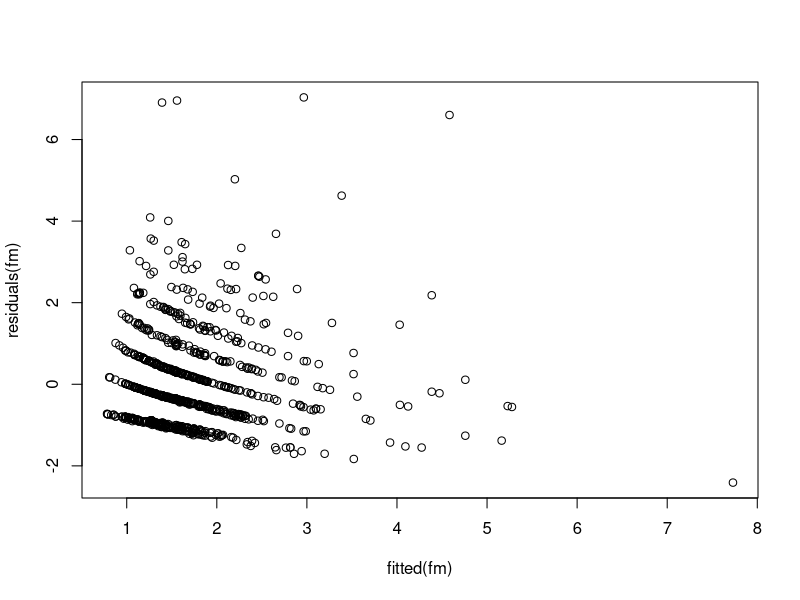

Recreate this plot in R.
library(pscl)


### Name: predict.hurdle
### Title: Methods for hurdle Objects
### Aliases: predict.hurdle residuals.hurdle terms.hurdle
###   model.matrix.hurdle coef.hurdle vcov.hurdle summary.hurdle
###   print.summary.hurdle logLik.hurdle fitted.hurdle predprob.hurdle
###   extractAIC.hurdle
### Keywords: regression

### ** Examples

data("bioChemists", package = "pscl")
fm <- hurdle(art ~ ., data = bioChemists)

plot(residuals(fm) ~ fitted(fm))

coef(fm)
coef(fm, model = "zero")

summary(fm)
logLik(fm)
